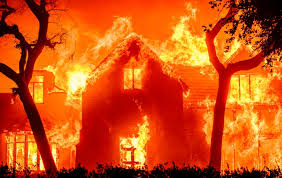
#> input picture dataset/fire/download (11).jpg, 282 x 178 px; its folder holds only this picture in this run
$ python train.py
#> lines starting #> are read from the running program, lines starting #| are printed output that depends on the picture
import os
import cv2
import numpy as np
import joblib

from sklearn.model_selection import train_test_split
from sklearn.neighbors import KNeighborsClassifier
from sklearn.tree import DecisionTreeClassifier
from sklearn.ensemble import RandomForestClassifier

from sklearn.metrics import accuracy_score

# Store image data
data = []

# Store labels
labels = []

# Categories
categories = ['fire', 'smoke']

print("Loading images...")

for category in categories:

    path = os.path.join('dataset', category)

    label = categories.index(category)

    for img in os.listdir(path):

        img_path = os.path.join(path, img)

        try:
            image = cv2.imread(img_path)
#> image is the input picture: shape (178, 282, 3); mean B, G, R 19.4, 81.2, 206.4

            image = cv2.resize(image, (64, 64))
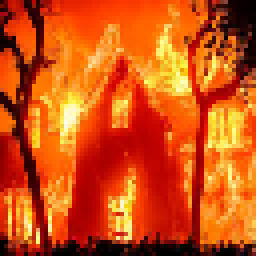
#> image: shape (64, 64, 3) (shown 4 times larger); mean B, G, R 19.4, 81, 206.1
#> (the run stopped early here; a loop or call above may not have finished)
